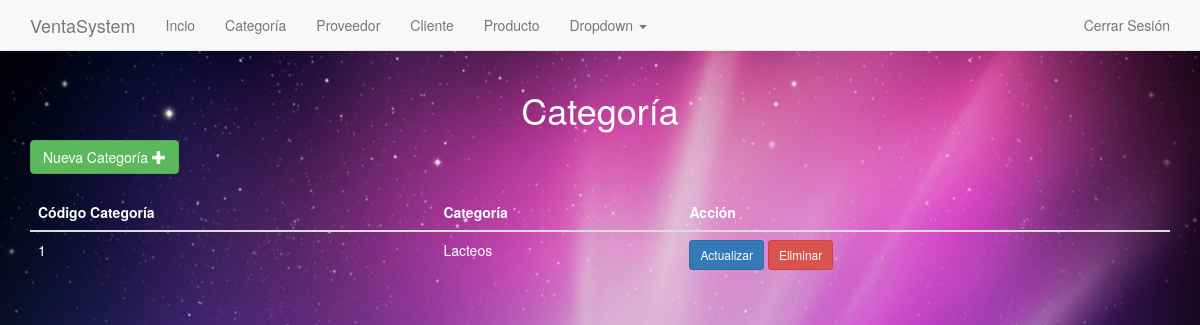
/facturacion/categorias/ (signed in), run on an earlier commit of the app's database.
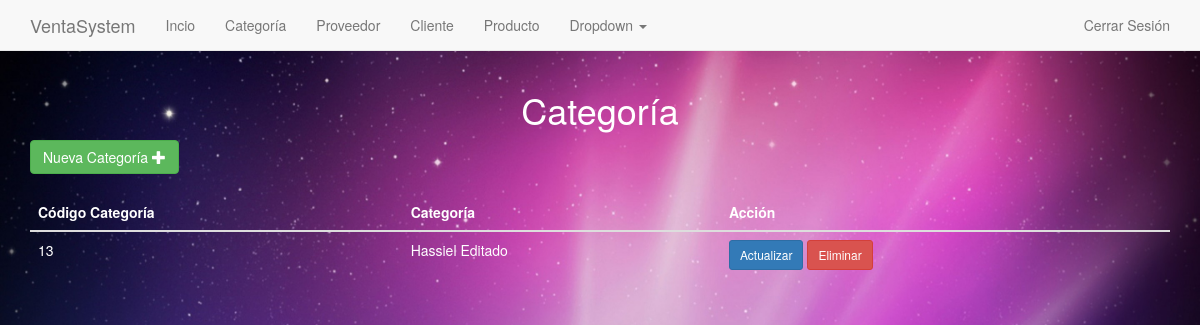
And on a later commit of the database.
### facturacion/models.py (models this page shows, shortened)
@python_2_unicode_compatible
class Categoria(models.Model):
	nombre = models.CharField(max_length=50)

### facturacion/views.py (the view)
@login_required()
def categorias(request):
	categorias = Categoria.objects.all().order_by('id')
	return render(request, 'categoria.html', {'categorias': categorias})

### facturacion/templates/categoria.html (shortened to what this page needs)
{% extends "base_in.html" %}
{% block content %}
	<h1 class="titulo">Categoría</h1>
	<a href="{% url 'insertar_categoria' %}" class="btn btn-success">
		Nueva Categoría <span class="glyphicon glyphicon-plus" aria-hidden="true"></span>
	</a>
	<br>
	<br>
	<table class="table">
		<thead>
			<tr>
				<th>Código Categoría</th>
				<th>Categoría</th>
				<th>Acción</th>
			</tr>
		</thead>
		<tbody>
			{% for categoria in categorias %}
				<tr>
					<td> {{ categoria.id }} </td>
					<td> {{ categoria.nombre }} </td>
					<td>
						<a href="{% url 'actualizar_categoria' categoria.id %}" class="btn btn-sm btn-primary">Actualizar</a>
						<a href="{% url 'eliminar_categoria' categoria.id %}" class="btn btn-sm btn-danger">Eliminar</a>
					</td>
				</tr>
			{% endfor %}
		</tbody>
	</table>
{% endblock  %}

### templates_global/base_in.html (shortened to what this page needs)
<!DOCTYPE html>
<html lang="en">
  <head>
    {% load static %}
    <link rel="stylesheet" href="{% static 'facturacion/bootstrap/css/bootstrap.css' %}">
    <link rel="stylesheet" href="{% static 'facturacion/css/estilo.css' %}">
  </head>
  <body>
    <nav class="navbar navbar-default navbar-fixed-top">
      <div class="container">
        <div class="navbar-header">
          <a class="navbar-brand" href="">VentaSystem</a>
        </div>
        <div id="navbar" class="navbar-collapse collapse">
          <ul class="nav navbar-nav">
            <li><a href="{% url 'index' %}">Incio</a></li>
            <li><a href="{% url 'categorias' %}">Categoría</a></li>
            <li><a href="{% url 'proveedores' %}">Proveedor</a></li>
            <li><a href="{% url 'clientes' %}">Cliente</a></li>
            <li><a href="">Producto</a></li>
            <li class="dropdown">
              <a href="#" class="dropdown-toggle" data-toggle="dropdown" role="button" aria-haspopup="true" aria-expanded="false">Dropdown <span class="caret"></span></a>
            </li>
          </ul>
          <ul class="nav navbar-nav navbar-right">
            <li><a href="{% url 'log_out' %}">Cerrar Sesión</a></li>
          </ul>
        </div>
      </div>
    </nav>
    <div class="container">
      {% block content %}{% endblock %}
    </div>
  </body>
</html>

### facturacion/static/facturacion/css/estilo.css (style rules this page uses)
body { background: white url("../img/fondo.jpg"); background-repeat: no-repeat; background-color: #808080; background-size: 100% 100%; background-attachment: fixed; color: white; padding-top: 70px; }
.titulo { text-align: center; }

What changed in the data, as far as the page shows it:
removed Categoria: id "1", nombre "Lacteos"
added Categoria: id "13", nombre "Hassiel Editado"
